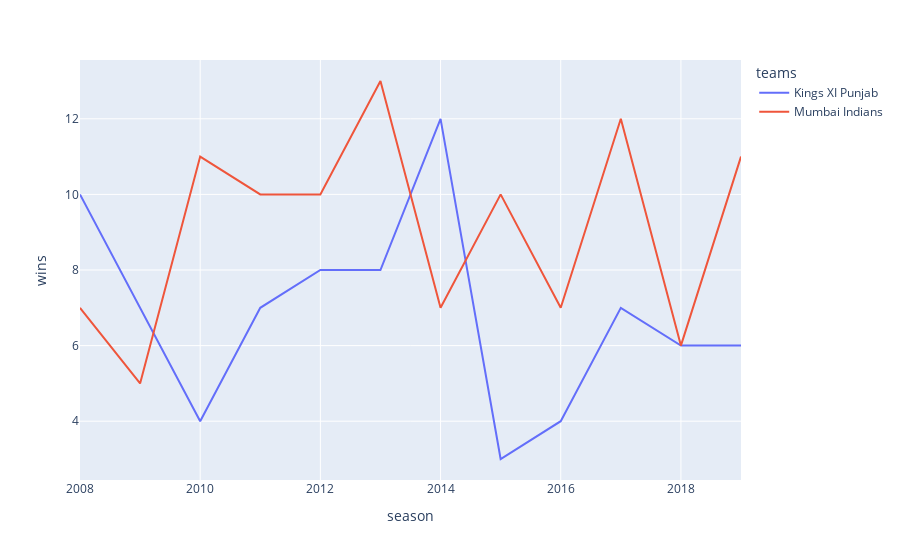

Source (notebook cell):
### Code cell
fig = px.line(df_plot2, x="season", y="wins", color="teams")
fig.show()

### Figure 1 — Plotly figure (JSON) as saved in the notebook; plotly's stock layout.template omitted (floating-point values rounded to 4 significant figures)
{"data": [{"hovertemplate": "teams=Kings XI Punjab<br>season=%{x}<br>wins=%{y}<extra></extra>", "legendgroup": "Kings XI Punjab", "line": {"color": "#636efa", "dash": "solid"}, "mode": "lines", "name": "Kings XI Punjab", "showlegend": true, "type": "scatter", "x": [2008, 2009, 2010, 2011, 2012, 2013, 2014, 2015, 2016, 2017, 2018, 2019], "xaxis": "x", "y": [10, 7, 4, 7, 8, 8, 12, 3, 4, 7, 6, 6], "yaxis": "y"}, {"hovertemplate": "teams=Mumbai Indians<br>season=%{x}<br>wins=%{y}<extra></extra>", "legendgroup": "Mumbai Indians", "line": {"color": "#EF553B", "dash": "solid"}, "mode": "lines", "name": "Mumbai Indians", "showlegend": true, "type": "scatter", "x": [2008, 2009, 2010, 2011, 2012, 2013, 2014, 2015, 2016, 2017, 2018, 2019], "xaxis": "x", "y": [7, 5, 11, 10, 10, 13, 7, 10, 7, 12, 6, 11], "yaxis": "y"}], "layout": {"legend": {"title": {"text": "teams"}, "tracegroupgap": 0}, "margin": {"t": 60}, "xaxis": {"anchor": "y", "domain": [0, 1], "title": {"text": "season"}}, "yaxis": {"anchor": "x", "domain": [0, 1], "title": {"text": "wins"}}}}
